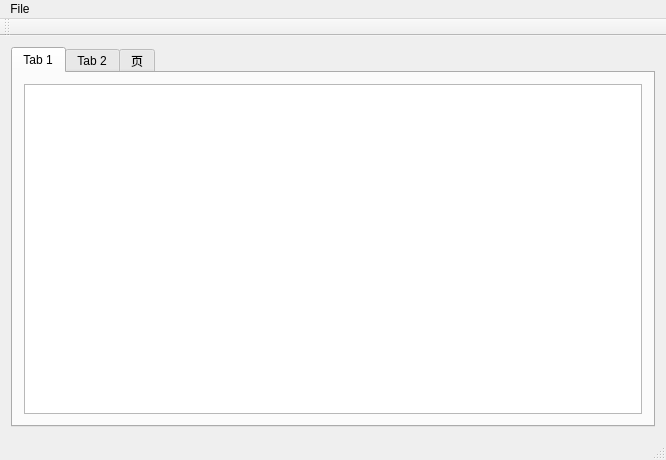
<?xml version="1.0" encoding="UTF-8"?>
<ui version="4.0">
 <class>MainWindow</class>
 <widget class="QMainWindow" name="MainWindow">
  <property name="geometry">
   <rect>
    <x>0</x>
    <y>0</y>
    <width>666</width>
    <height>460</height>
   </rect>
  </property>
  <property name="windowTitle">
   <string>MainWindow</string>
  </property>
  <widget class="QWidget" name="centralWidget">
   <layout class="QGridLayout" name="gridLayout">
    <item row="0" column="0">
     <widget class="QTabWidget" name="tabWidget">
      <property name="currentIndex">
       <number>0</number>
      </property>
      <widget class="QWidget" name="tab">
       <attribute name="title">
        <string>Tab 1</string>
       </attribute>
       <layout class="QGridLayout" name="gridLayout_2">
        <item row="0" column="0">
         <widget class="QTreeView" name="trvVideos"/>
        </item>
       </layout>
      </widget>
      <widget class="QWidget" name="tab_2">
       <attribute name="title">
        <string>Tab 2</string>
       </attribute>
       <layout class="QGridLayout" name="gridLayout_3">
        <item row="0" column="0">
         <widget class="QTreeWidget" name="trwVideos">
          <column>
           <property name="text">
            <string notr="true">1</string>
           </property>
          </column>
         </widget>
        </item>
       </layout>
      </widget>
      <widget class="QWidget" name="tab_3">
       <attribute name="title">
        <string>页</string>
       </attribute>
       <layout class="QGridLayout" name="gridLayout_6">
        <item row="0" column="0">
         <widget class="QSplitter" name="splitter">
          <property name="orientation">
           <enum>Qt::Horizontal</enum>
          </property>
          <widget class="QWidget" name="verticalLayoutWidget_2">
           <layout class="QVBoxLayout" name="verticalLayout_2">
            <item>
             <widget class="QLineEdit" name="lineEdit"/>
            </item>
            <item>
             <layout class="QGridLayout" name="gridLayout_4"/>
            </item>
           </layout>
          </widget>
          <widget class="QWidget" name="verticalLayoutWidget">
           <layout class="QVBoxLayout" name="verticalLayout">
            <item>
             <widget class="QLabel" name="lbl_videoCaption">
              <property name="maximumSize">
               <size>
                <width>16777215</width>
                <height>20</height>
               </size>
              </property>
              <property name="font">
               <font>
                <pointsize>12</pointsize>
                <weight>75</weight>
                <bold>true</bold>
               </font>
              </property>
              <property name="styleSheet">
               <string notr="true">background-color: rgb(85, 170, 255);
color: rgb(255, 255, 255);</string>
              </property>
              <property name="text">
               <string>五芯级视频专区</string>
              </property>
              <property name="alignment">
               <set>Qt::AlignCenter</set>
              </property>
             </widget>
            </item>
            <item>
             <layout class="QGridLayout" name="gridLayout_5"/>
            </item>
           </layout>
          </widget>
         </widget>
        </item>
       </layout>
      </widget>
     </widget>
    </item>
   </layout>
  </widget>
  <widget class="QMenuBar" name="menuBar">
   <property name="geometry">
    <rect>
     <x>0</x>
     <y>0</y>
     <width>666</width>
     <height>26</height>
    </rect>
   </property>
   <widget class="QMenu" name="menuFile">
    <property name="title">
     <string>File</string>
    </property>
    <addaction name="actionOpen"/>
    <addaction name="actionOpen2"/>
   </widget>
   <addaction name="menuFile"/>
  </widget>
  <widget class="QToolBar" name="mainToolBar">
   <attribute name="toolBarArea">
    <enum>TopToolBarArea</enum>
   </attribute>
   <attribute name="toolBarBreak">
    <bool>false</bool>
   </attribute>
  </widget>
  <widget class="QStatusBar" name="statusBar"/>
  <action name="actionOpen">
   <property name="text">
    <string>open</string>
   </property>
  </action>
  <action name="actionOpen2">
   <property name="text">
    <string>open2</string>
   </property>
  </action>
 </widget>
 <layoutdefault spacing="6" margin="11"/>
 <resources/>
 <connections/>
</ui>
